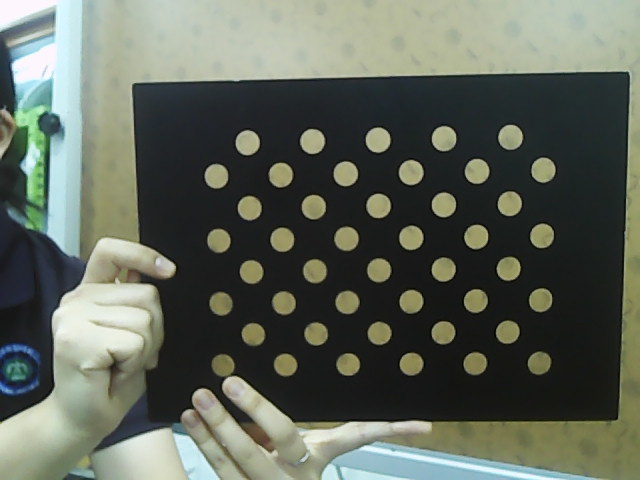
#> input picture rgb_images/001.png, 640 x 480 px; its folder holds only this picture in this run
$ python H_1.py
#> lines starting #> are read from the running program, lines starting #| are printed output that depends on the picture; after the words box and inside, x2 and y2 are one past the last pixel; in counts of white or black regions, pixels touching at a corner belong together
import cv2
import numpy as np

# 원형 그리드 크기
pattern_size = (4, 11)

# 이미지 수
num_images = 25

for i in range(1, num_images + 1):
    img_path = f'rgb_images/{i:03}.png'
    img = cv2.imread(img_path)
#> img is the input picture: shape (480, 640, 3); mean B, G, R 90.3, 101.4, 95.2

    if img is None:
        print(f"Error loading image: {img_path}")
        continue

    # 원본 이미지 표시
    cv2.imshow(f'Original RGB Image {i}', img)

    # 그레이스케일 변환 및 반전
    gray = cv2.cvtColor(img, cv2.COLOR_BGR2GRAY)
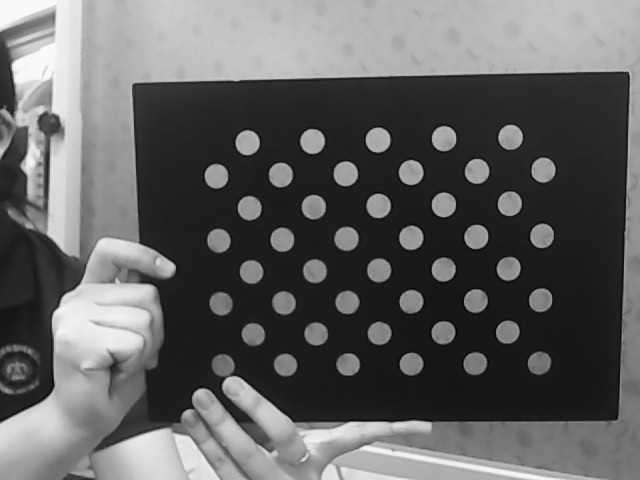
#> gray: shape (480, 640); min 1, max 254, mean 98.3
    inverted_gray = 255 - gray  # 이미지 반전
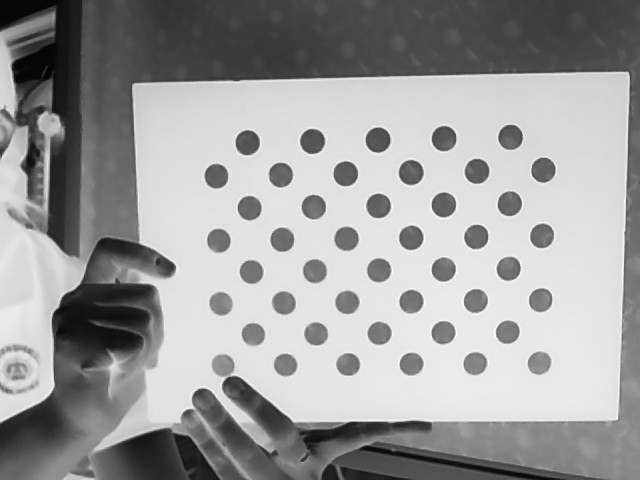
#> inverted_gray: shape (480, 640); min 1, max 254, mean 156.7

    # 대비 조정
    adjusted = cv2.convertScaleAbs(gray, alpha=2.0, beta=-100)
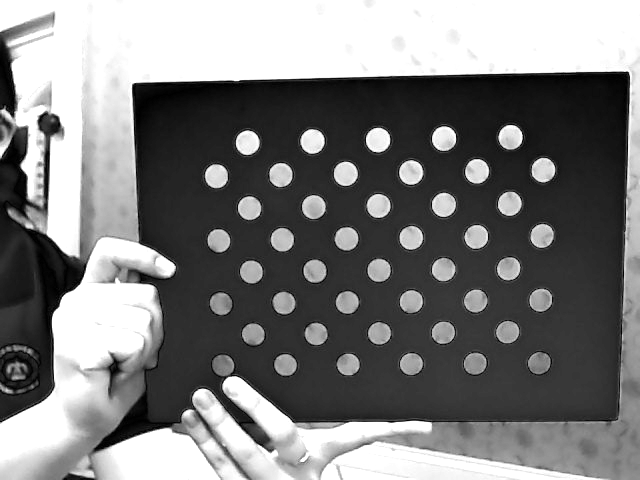
#> adjusted: shape (480, 640); min 0, max 255, mean 124.5

    # 이진화 처리
    _, binary = cv2.threshold(adjusted, 0, 255, cv2.THRESH_BINARY + cv2.THRESH_OTSU)
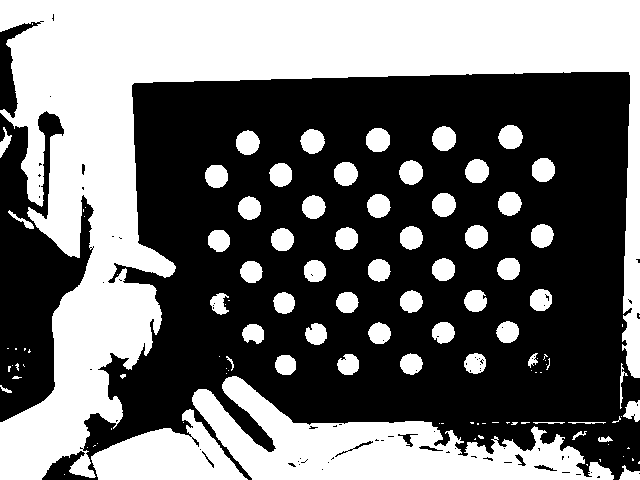
#> binary: shape (480, 640); 43% white; 114 white regions (55 under 20 px), largest, box (x1, y1, x2, y2) and area: (0, 0, 640, 480) 88338, (192, 376, 614, 480) 18906, (91, 409, 248, 480) 6098

    # 패턴 인식
    ret, corners = cv2.findCirclesGrid(binary, pattern_size, None, cv2.CALIB_CB_SYMMETRIC_GRID)
#> ret = False

    if ret:
        cv2.drawChessboardCorners(img, pattern_size, corners, ret)
        cv2.imshow(f'Detected Pattern in RGB Image {i}', img)
    else:
        print(f"Pattern not found in RGB Image {i}.")

    # 반전된 이미지 표시
    cv2.imshow(f'Inverted RGB Image {i}', inverted_gray)

    # 키 입력 대기
    cv2.waitKey(5000)

cv2.destroyAllWindows()
